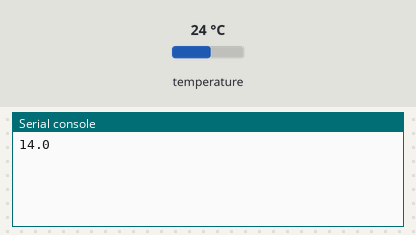
The program below on a simulated ESP8266 board running MicroPython. On the bench: the last lines printed to the serial console. The inputs (shaded band) are chosen by the test bench; at power-on: temperature 24 °C.

Above: at 1.2 s.
1.3 s: temperature set to 12 °C
At 3.4 s:
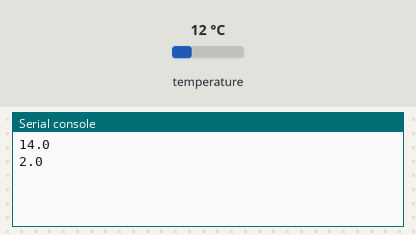
4.0 s: temperature set to 19 °C
At 5.3 s:
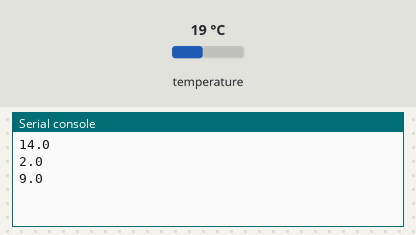
Timing chart, 0 to 7.0 s (numbered marks = the images above; inputs shaded):
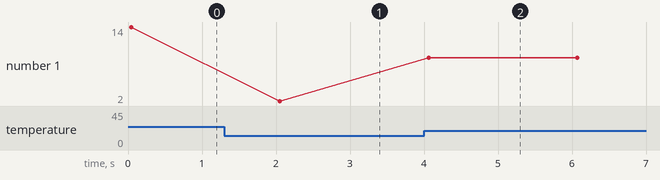

The program:

ds18a.py
```python
import machine
import onewire
import ds18x20

class DS18B20_Shield:

    def __init__(self,pin):
        dat = machine.Pin(pin)
        self.ds = ds18x20.DS18X20(onewire.OneWire(dat))
        self.roms = self.ds.scan()

    def celsius(self):
        self.ds.convert_temp()
        return self.ds.read_temp(self.roms[0])

    def farenheit(self):
        return (self.celsius() * 1.8) + 32.0

import time


# create object to retrieve the temp
ds_shield = DS18B20_Shield(12)

# infinite loop
while True:

    temp = ds_shield.celsius()

    #offset
    temp -= 10.0

    print(temp)

    # wait for the next check
    time.sleep_ms(2000)
```

Measured:
- after the input at 1.3 s, the serial console: prints a new line after 0.75 s (image 1)
- after the input at 4.0 s, the serial console: prints a new line after 0.06 s (image 2)
- plotted number 1: 14 → 2 after the input at 1.3 s, 2 → 9 after the input at 4.0 s
